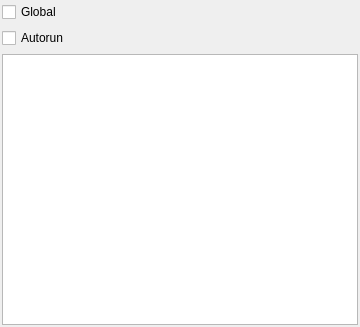
<?xml version="1.0" encoding="UTF-8"?>
<ui version="4.0">
 <class>ScriptWidget</class>
 <widget class="QWidget" name="ScriptWidget">
  <property name="geometry">
   <rect>
    <x>0</x>
    <y>0</y>
    <width>360</width>
    <height>327</height>
   </rect>
  </property>
  <property name="sizePolicy">
   <sizepolicy hsizetype="Expanding" vsizetype="Expanding">
    <horstretch>0</horstretch>
    <verstretch>0</verstretch>
   </sizepolicy>
  </property>
  <property name="windowTitle">
   <string>Form</string>
  </property>
  <property name="layoutDirection">
   <enum>Qt::LeftToRight</enum>
  </property>
  <layout class="QVBoxLayout" name="verticalLayout">
   <property name="leftMargin">
    <number>2</number>
   </property>
   <property name="topMargin">
    <number>2</number>
   </property>
   <property name="rightMargin">
    <number>2</number>
   </property>
   <property name="bottomMargin">
    <number>2</number>
   </property>
   <item>
    <widget class="QCheckBox" name="checkBoxGlobal">
     <property name="text">
      <string>Global</string>
     </property>
    </widget>
   </item>
   <item>
    <widget class="QCheckBox" name="checkBoxAutorun">
     <property name="text">
      <string>Autorun</string>
     </property>
    </widget>
   </item>
   <item>
    <widget class="ScriptEdit" name="scriptEdit"/>
   </item>
  </layout>
 </widget>
 <customwidgets>
  <customwidget>
   <class>ScriptEdit</class>
   <extends>QPlainTextEdit</extends>
   <header>Widgets/ScriptEdit.hpp</header>
  </customwidget>
 </customwidgets>
 <resources/>
 <connections/>
</ui>
